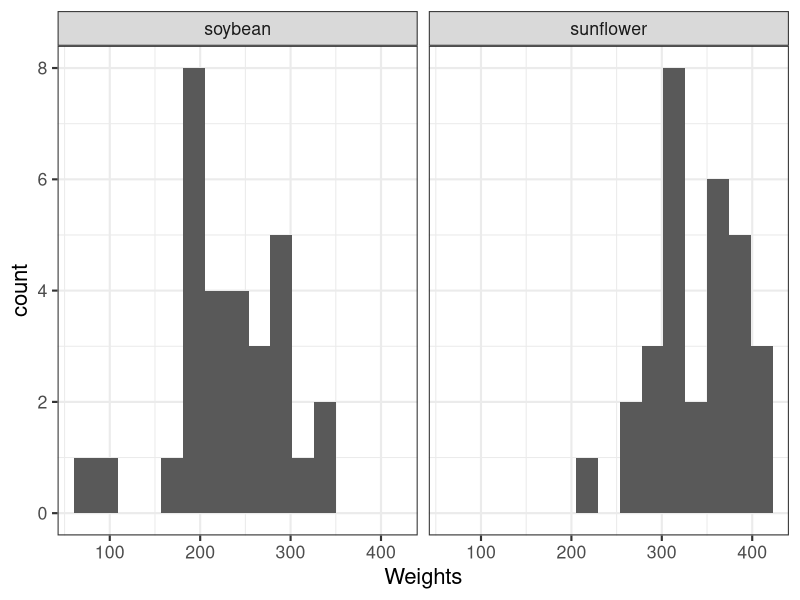
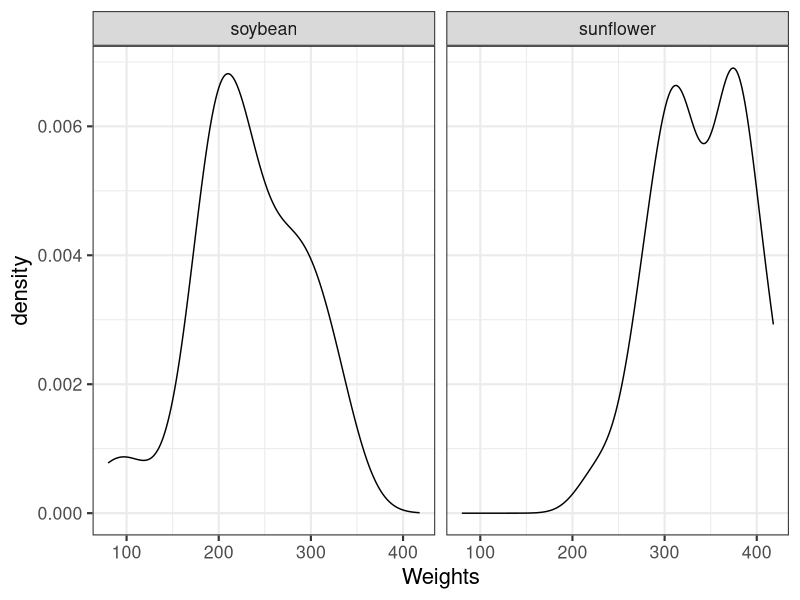
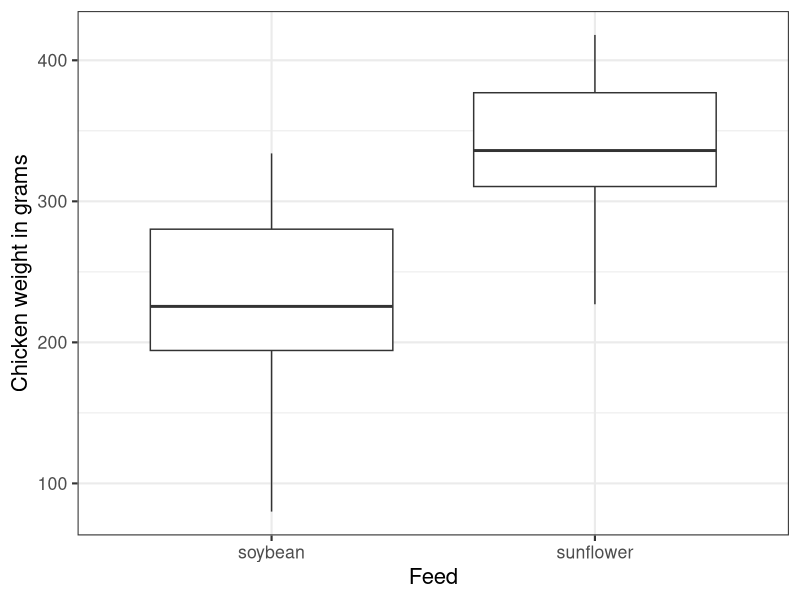
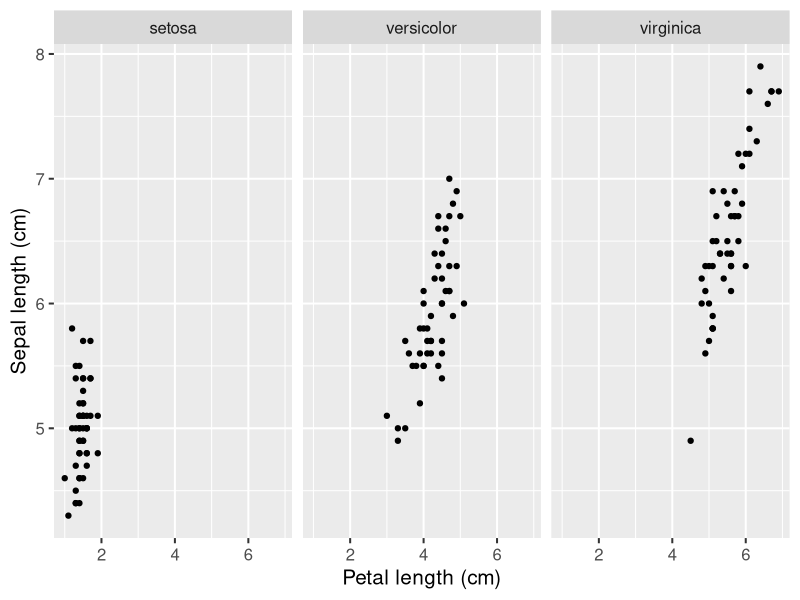
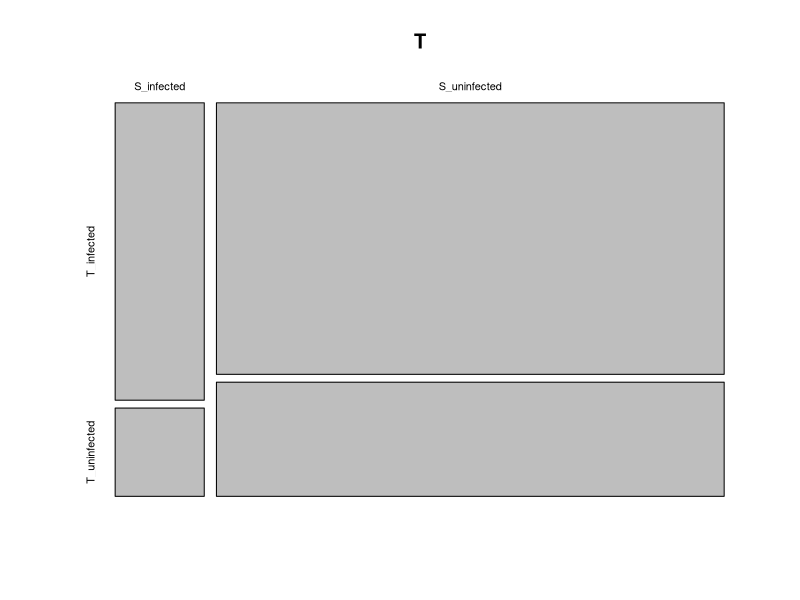

Recreate these plots in R, in order.
library(tidyverse)

df = read.table("pima.20.txt", header=T)

View(df)

summary(df)

df$test = factor(df$test) #to read summary of test column

summary(df)

df.negative = df[df$test == 'negative',] #all the columns with only negative rows

df.positive = df[df$test == 'positive',] #all the columns with only positive rows

m1 = mean(df.negative$glucose) #113.7
m1

m2 = mean(df.positive$glucose) #137.7
m2

#difference is 24 

s1 = sd(df.negative$glucose) # 22.56
s1

s2 = sd(df.positive$glucose) # 23.09
s2

e1 = s1/sqrt(10) #7.13
e1

e2 = s2/sqrt(10) #7.30
e2

t.test(glucose ~ test, data=df) #p value = 0.03036

#we accept the alternative hypothesis

#there is a significant difference between the mean of both groups

# For bmi for pima.20.txt


M1 = mean(df.negative$bmi) # 31.28
M1

M2 = mean(df.positive$bmi) # 34.92
M2

#difference is 3.64, positive > negative

S1 = sd(df.negative$bmi) # 7.64
S1

S2 = sd(df.positive$bmi) # 4.928556
S2

E1 = S1/sqrt(10) # 2.419082
E1

E2 = S2/sqrt(10) # 1.558546
E2

t.test(bmi ~ test, data=df) #p vlaue = 0.2247

#again we accept the null hypothesis and say there is no significant difference

# for bm in pima_cleaned.txt

#conclusion we need large sample size to have more accurate understanding!


df1 = read.csv("chickwts_edited.csv",header=T)

View(df1)

summary(df1)

df1$feed = factor(df1$feed)

summary(df1)

gg = ggplot(data=df1, aes(x=weight))

gg + geom_histogram(bins=15) +
  facet_wrap(~feed) +
  xlab("Weights") +
  theme_bw(base_size = 16)

gg + geom_density() +
  facet_wrap(~feed) +
  xlab("Weights") +
  theme_bw(base_size = 16)

ggg = ggplot(data=df1, aes(x=feed,y=weight))

ggg + geom_boxplot() +
  xlab("Feed") + 
  ylab("Chicken weight in grams") +
  theme_bw(base_size=16)

#Chicken that were fed sunflower had more weight than the chickens that were fed soybean.

t.test(weight ~ feed,data=df1) # p-value = 3.582e-10

#we reject null hypothesis and accept that there is a significant difference

data(iris) 

View(iris)

plot4 = ggplot(data=iris, aes(x=Petal.Length,y=Sepal.Length))

plot4 + geom_point() + 
  facet_wrap(~Species) +
  theme_gray(base_size = 15) +
  xlab("Petal length (cm)") + 
  ylab("Sepal length (cm)") 

iris.setosa = iris[iris$Species == "setosa",]

iris.versicolor = iris[iris$Species == "versicolor",]

iris.virginica = iris[iris$Species == "virginica",]

cor.test(iris.setosa$Sepal.Length, iris.setosa$Petal.Length)

cor.test(iris.versicolor$Sepal.Length, iris.versicolor$Petal.Length)

cor.test(iris.virginica$Sepal.Length, iris.virginica$Petal.Length)

#there is significant correlation between Sepal and petal length in versicolor and virginica but not in setosa

df4 = read.csv("pcrscreen.csv", header=T)

View(df4)

summary(df4)

df4$spiro = factor(df4$spiro)

df4$tryp = factor(df4$tryp)

summary(df4)

T = table(df4$spiro,df4$tryp)
T

mosaicplot(T)

chisq.test(T)

# There is no relationship between Spiroplasma infection and trypanosomatid infection in fruit flies.
#meaning i don't think Spiroplasma protects fruit flies from trypansomatid infection.
